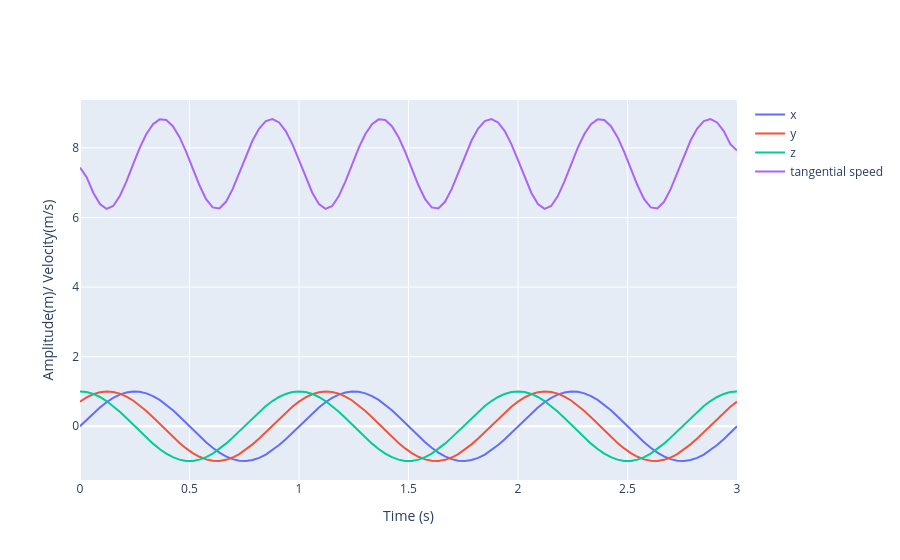

Notebook code cell kept with this figure:
### Markdown cell above
### 2. Create a script that plots the signal and its tangential speed

We plot 4 curves on the same figure:
- the 3 axes of the signal: x, y and z (amplitude in m)
- the tangential speed (velocity in m/s), computed with `tangential_speed` from part 4

### Code cell
import plotly.graph_objects as go

# Tangential speed of the signal (function of part 4), shape (N, 1)
speed = tangential_speed(signal, time)

fig = go.Figure()

# One curve for each axis of the signal
for i, axis_name in enumerate(["x", "y", "z"]):
    fig.add_trace(go.Scatter(x=time[:, 0], y=signal[:, i], mode="lines", name=axis_name))

# Tangential speed
fig.add_trace(go.Scatter(x=time[:, 0], y=speed[:, 0], mode="lines", name="tangential speed"))

# Axis labels
fig.update_layout(
    xaxis_title="Time (s)",
    yaxis_title="Amplitude(m)/ Velocity(m/s)",
)

# scrollZoom allows us to zoom with the mouse wheel
#zoom_config = {"scrollZoom": True}

# Enable mouse-wheel zoom and keep the toolbar visible
plot_config = {"scrollZoom": True, "displayModeBar": True, "displaylogo": False}



fig.show(config=zoom_config)
